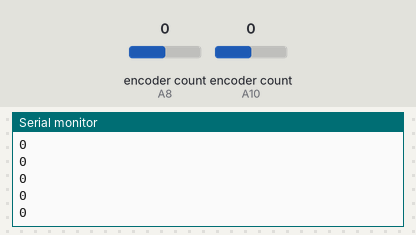
Recording of a sketch running on a simulated Arduino Mega 2560, built with avr-gcc and run on an emulated ATmega2560. Shown: the last lines printed to the serial monitor. The inputs (shaded band) are chosen by the test bench; at power-on: encoder count (sensors on A8, A10) 0.

Above: at 1.2 s.
1.3 s: encoder count (sensor on A8) set to 1
At 2.2 s:
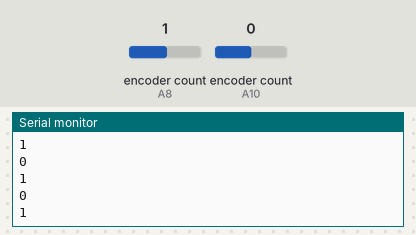
2.8 s: encoder count (sensor on A10) set to -1
At 3.6 s:
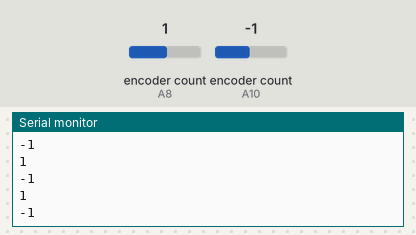
4.3 s: encoder count (sensor on A8) set to 2
At 5.4 s:
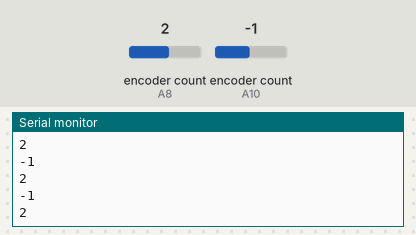
5.8 s: encoder count (sensor on A10) set to -2
At 6.5 s:
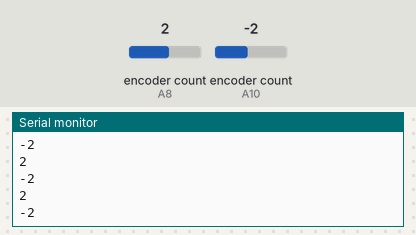
Timing chart, 0 to 8.3 s (numbered marks = the images above; inputs shaded):
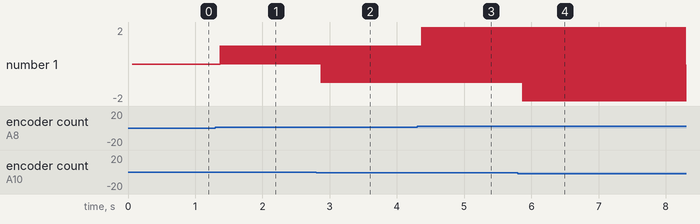

The sketch:

teste-pd2.ino
```cpp
#include <RotaryEncoder.h>

RotaryEncoder encoder1(A8, A9);
RotaryEncoder encoder2(A10, A11);
int ent_um = A10;
int ent_dois = A11;

void setup()
{
	Serial.begin(9600);
	Serial.println("SimplePollRotator example for the RotaryEncoder library.");
}


void loop()
{
	encoder1.tick();
	encoder2.tick();

	Serial.println(encoder1.getPosition());
	Serial.println(encoder2.getPosition());
	Serial.println();
}
```

Measured:
- after the input at 1.3 s, the serial monitor: prints a new line after 0.08 s (image 1)
- after the input at 2.8 s, the serial monitor: prints a new line after 0.08 s (image 2)
- after the input at 4.3 s, the serial monitor: prints a new line after 0.07 s (image 3)
- after the input at 5.8 s, the serial monitor: prints a new line after 0.07 s (image 4)
- plotted number 1: 0 → 1 after the input at 1.3 s, 1 → -1 after the input at 2.8 s, -1 → -2 after the input at 5.8 s
